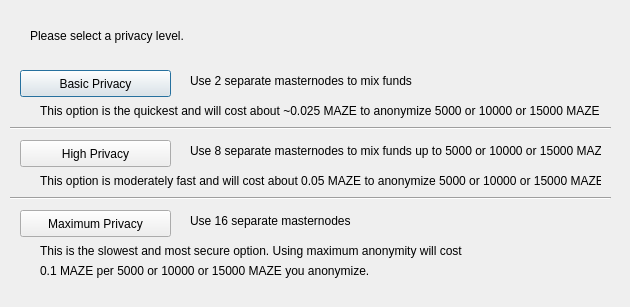
<?xml version="1.0" encoding="UTF-8"?>
<ui version="4.0">
 <class>DarksendConfig</class>
 <widget class="QDialog" name="DarksendConfig">
  <property name="geometry">
   <rect>
    <x>0</x>
    <y>0</y>
    <width>630</width>
    <height>307</height>
   </rect>
  </property>
  <property name="windowTitle">
   <string>Configure Darksend</string>
  </property>
  <widget class="QPushButton" name="buttonBasic">
   <property name="geometry">
    <rect>
     <x>20</x>
     <y>70</y>
     <width>151</width>
     <height>27</height>
    </rect>
   </property>
   <property name="text">
    <string>Basic Privacy</string>
   </property>
  </widget>
  <widget class="QPushButton" name="buttonHigh">
   <property name="geometry">
    <rect>
     <x>20</x>
     <y>140</y>
     <width>151</width>
     <height>27</height>
    </rect>
   </property>
   <property name="text">
    <string>High Privacy</string>
   </property>
  </widget>
  <widget class="QPushButton" name="buttonMax">
   <property name="geometry">
    <rect>
     <x>20</x>
     <y>210</y>
     <width>151</width>
     <height>27</height>
    </rect>
   </property>
   <property name="text">
    <string>Maximum Privacy</string>
   </property>
  </widget>
  <widget class="QLabel" name="label">
   <property name="geometry">
    <rect>
     <x>30</x>
     <y>20</y>
     <width>571</width>
     <height>31</height>
    </rect>
   </property>
   <property name="text">
    <string>Please select a privacy level.</string>
   </property>
  </widget>
  <widget class="QLabel" name="label_2">
   <property name="geometry">
    <rect>
     <x>190</x>
     <y>70</y>
     <width>421</width>
     <height>21</height>
    </rect>
   </property>
   <property name="text">
    <string>Use 2 separate masternodes to mix funds</string>
   </property>
  </widget>
  <widget class="QLabel" name="label_3">
   <property name="geometry">
    <rect>
     <x>190</x>
     <y>140</y>
     <width>411</width>
     <height>21</height>
    </rect>
   </property>
   <property name="text">
    <string>Use 8 separate masternodes to mix funds up to 5000 or 10000 or 15000 MAZE</string>
   </property>
  </widget>
  <widget class="QLabel" name="label_4">
   <property name="geometry">
    <rect>
     <x>190</x>
     <y>210</y>
     <width>421</width>
     <height>21</height>
    </rect>
   </property>
   <property name="text">
    <string>Use 16 separate masternodes</string>
   </property>
  </widget>
  <widget class="QLabel" name="label_6">
   <property name="geometry">
    <rect>
     <x>40</x>
     <y>100</y>
     <width>561</width>
     <height>21</height>
    </rect>
   </property>
   <property name="text">
    <string>This option is the quickest and will cost about ~0.025 MAZE to anonymize 5000 or 10000 or 15000 MAZE</string>
   </property>
  </widget>
  <widget class="QLabel" name="label_7">
   <property name="geometry">
    <rect>
     <x>40</x>
     <y>170</y>
     <width>561</width>
     <height>21</height>
    </rect>
   </property>
   <property name="text">
    <string>This option is moderately fast and will cost about 0.05 MAZE to anonymize 5000 or 10000 or 15000 MAZE</string>
   </property>
  </widget>
  <widget class="QLabel" name="label_8">
   <property name="geometry">
    <rect>
     <x>40</x>
     <y>240</y>
     <width>561</width>
     <height>21</height>
    </rect>
   </property>
   <property name="text">
    <string>This is the slowest and most secure option. Using maximum anonymity will cost</string>
   </property>
  </widget>
  <widget class="QLabel" name="label_9">
   <property name="geometry">
    <rect>
     <x>40</x>
     <y>260</y>
     <width>561</width>
     <height>21</height>
    </rect>
   </property>
   <property name="text">
    <string>0.1 MAZE per 5000 or 10000 or 15000 MAZE you anonymize.</string>
   </property>
  </widget>
  <widget class="Line" name="line">
   <property name="geometry">
    <rect>
     <x>10</x>
     <y>120</y>
     <width>601</width>
     <height>16</height>
    </rect>
   </property>
   <property name="orientation">
    <enum>Qt::Horizontal</enum>
   </property>
  </widget>
  <widget class="Line" name="line_2">
   <property name="geometry">
    <rect>
     <x>10</x>
     <y>190</y>
     <width>601</width>
     <height>16</height>
    </rect>
   </property>
   <property name="orientation">
    <enum>Qt::Horizontal</enum>
   </property>
  </widget>
 </widget>
 <resources/>
 <connections/>
</ui>
